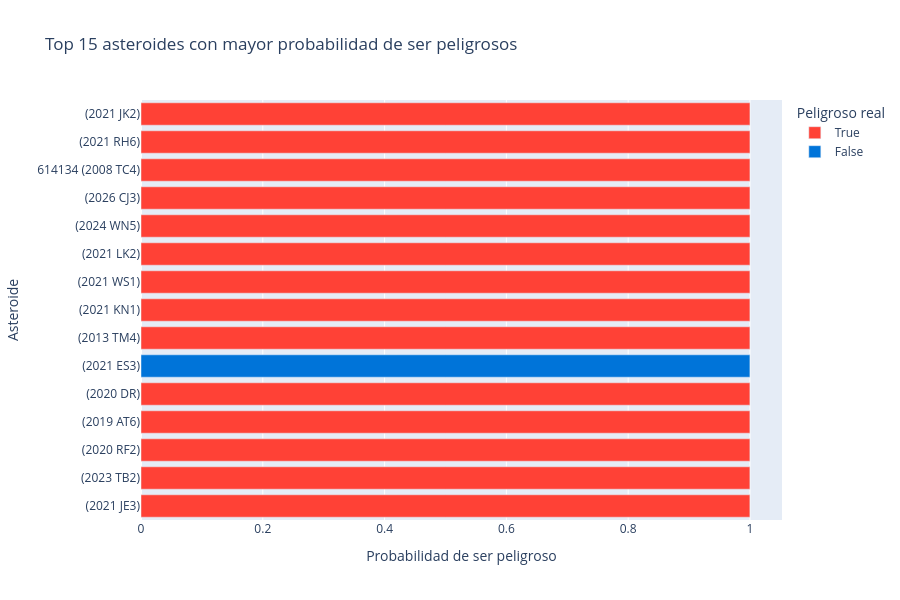

The cell this chart's notebook holds for it:
### Markdown cell above
### Top 15 asteroides con mayor probabilidad de ser peligrosos

### Code cell
X_full = pd.read_csv('../data/X_test.csv')
y_full = pd.read_csv('../data/y_test.csv').squeeze()

checkpoint = joblib.load('../data/xgboost_final.pkl')
modelo = checkpoint['modelo']

probabilidades = modelo.predict_proba(X_full)[:, 1]

df_test_original = df[df.index.isin(X_full.index)].copy()
df_test_original['probabilidad_peligroso'] = probabilidades
df_test_original['peligroso_real'] = y_full.values

top15 = df_test_original.nlargest(15, 'probabilidad_peligroso')[[
    'name', 'absolute_magnitude_h', 'diameter_max_km',
    'velocity_km_per_hour', 'miss_distance_km',
    'probabilidad_peligroso', 'peligroso_real'
]]

fig = px.bar(
    top15,
    x='probabilidad_peligroso',
    y='name',
    orientation='h',
    color='peligroso_real',
    color_discrete_map={True: '#FF4136', False: '#0074D9'},
    labels={
        'probabilidad_peligroso': 'Probabilidad de ser peligroso',
        'name': 'Asteroide',
        'peligroso_real': 'Peligroso real'
    },
    title='Top 15 asteroides con mayor probabilidad de ser peligrosos',
    hover_data=['absolute_magnitude_h', 'diameter_max_km', 
                'velocity_km_per_hour', 'miss_distance_km']
)

fig.update_layout(height=600, yaxis={'categoryorder': 'total ascending'})
fig.show()

### Figure 1 — Plotly figure (JSON) as saved in the notebook; plotly's stock layout.template omitted (floating-point values rounded to 4 significant figures)
{"data": [{"customdata": [[24.77, 0.06608, 21520.0, 12730000.0], [29.28, 0.00828, 34710.0, 608900.0], [21.65, 0.278, 44670.0, 29840000.0], [26.09, 0.03598, 40670.0, 9204000.0], [25.61, 0.04488, 45440.0, 15710000.0], [20.11, 0.565, 37770.0, 33190000.0], [25.98, 0.03785, 16160.0, 24440000.0], [24.49, 0.07517, 48030.0, 2297000.0], [24.37, 0.07944, 26130.0, 5972000.0], [26.5, 0.02979, 24580.0, 23710000.0], [27.77, 0.0166, 18550.0, 1643000.0], [23.85, 0.1009, 54100.0, 65340000.0], [25.5, 0.04721, 59670.0, 51090000.0], [25.33, 0.05106, 22360.0, 13320000.0]], "hovertemplate": "Peligroso real=True<br>Probabilidad de ser peligroso=%{x}<br>Asteroide=%{y}<br>absolute_magnitude_h=%{customdata[0]}<br>diameter_max_km=%{customdata[1]}<br>velocity_km_per_hour=%{customdata[2]}<br>miss_distance_km=%{customdata[3]}<extra></extra>", "legendgroup": "True", "marker": {"color": "#FF4136", "pattern": {"shape": ""}}, "name": "True", "orientation": "h", "showlegend": true, "textposition": "auto", "type": "bar", "x": [1.0, 1.0, 1.0, 1.0, 1.0, 1.0, 0.9999, 0.9999, 0.9999, 0.9999, 0.9999, 0.9999, 0.9999, 0.9999], "xaxis": "x", "y": ["(2021 JK2)", "(2021 RH6)", "614134 (2008 TC4)", "(2026 CJ3)", "(2024 WN5)", "(2021 LK2)", "(2021 WS1)", "(2021 KN1)", "(2013 TM4)", "(2020 DR)", "(2019 AT6)", "(2023 TB2)", "(2020 RF2)", "(2021 JE3)"], "yaxis": "y"}, {"customdata": [[27.6, 0.01795, 25100.0, 1887000.0]], "hovertemplate": "Peligroso real=False<br>Probabilidad de ser peligroso=%{x}<br>Asteroide=%{y}<br>absolute_magnitude_h=%{customdata[0]}<br>diameter_max_km=%{customdata[1]}<br>velocity_km_per_hour=%{customdata[2]}<br>miss_distance_km=%{customdata[3]}<extra></extra>", "legendgroup": "False", "marker": {"color": "#0074D9", "pattern": {"shape": ""}}, "name": "False", "orientation": "h", "showlegend": true, "textposition": "auto", "type": "bar", "x": [0.9999], "xaxis": "x", "y": ["(2021 ES3)"], "yaxis": "y"}], "layout": {"barmode": "relative", "height": 600, "legend": {"title": {"text": "Peligroso real"}, "tracegroupgap": 0}, "title": {"text": "Top 15 asteroides con mayor probabilidad de ser peligrosos"}, "xaxis": {"anchor": "y", "domain": [0, 1], "title": {"text": "Probabilidad de ser peligroso"}}, "yaxis": {"anchor": "x", "categoryorder": "total ascending", "domain": [0, 1], "title": {"text": "Asteroide"}}}}
